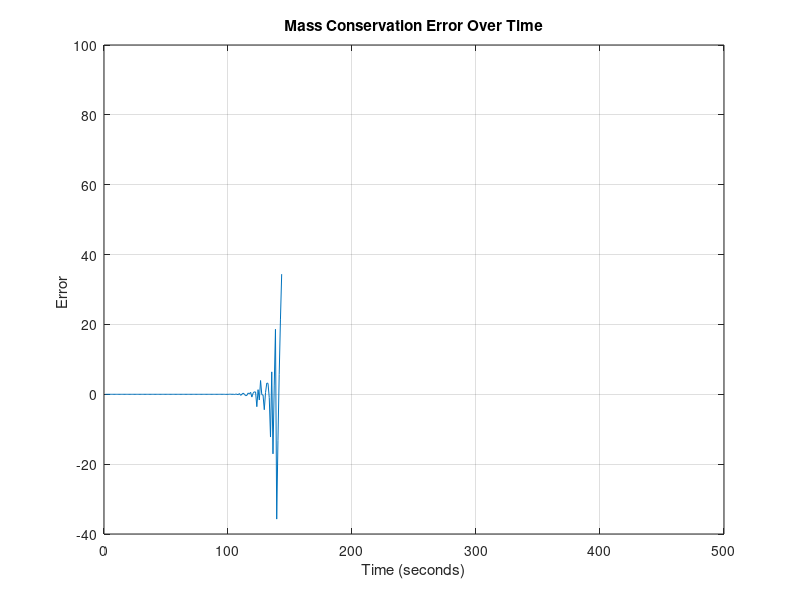
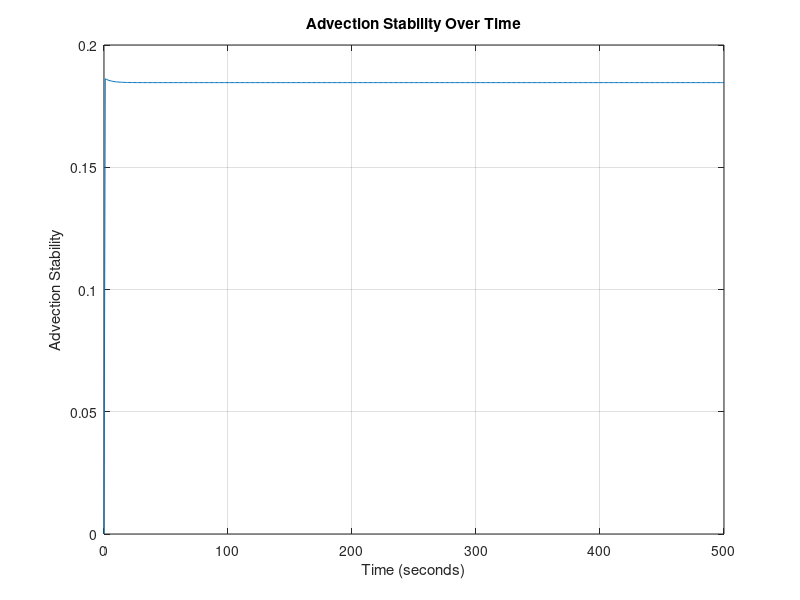
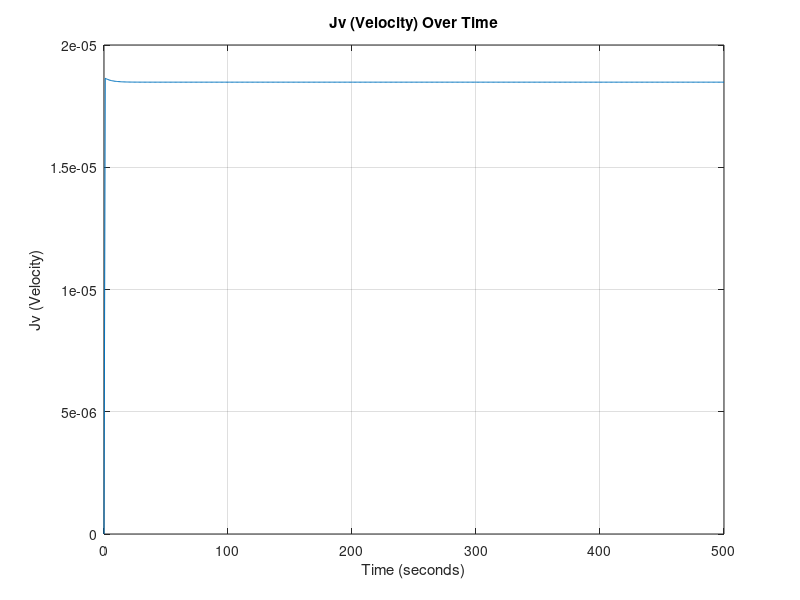
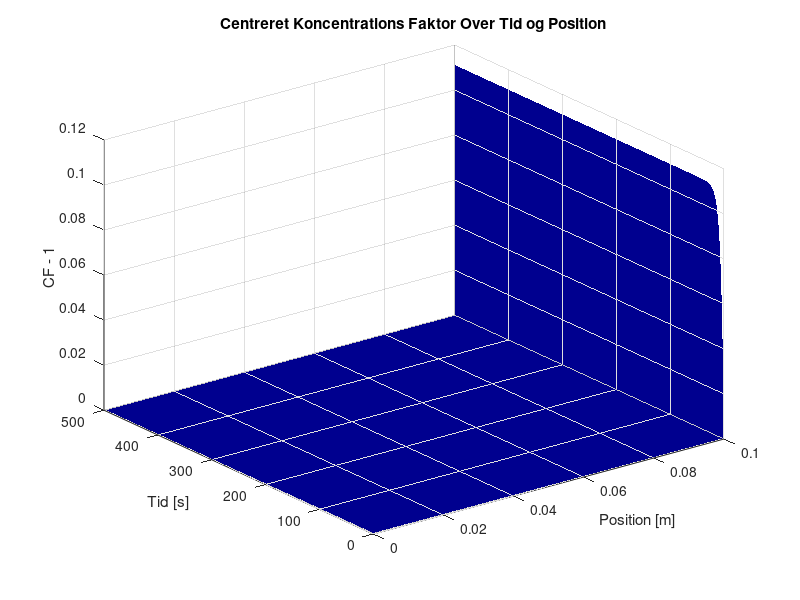

Write the MATLAB code that produced these figures, in order. (Note: this script raises an error after producing the figures.)
%__Gruppe 3-Simulering-3.Sem__
clear
close all
clc
%% Inital Parameters
domain_length = 0.1;   % Domain length (meters)
domain_steps = 1000;    % Number of spatial domain_steps points
dx = domain_length / (domain_steps - 1); % Position discretization

time_length = 500;      % Time length (seconds)
time_steps = 500;       % Number of time steps
dt = time_length / time_steps; % Temporal discretization

% DEFINED VARIABLES
D = 0; % Diffusivity coefficient H2PO4- in water [m^2 s^-1]
feed_conc = 0.1; % Constant solute concentration at the first cell 0.1 molar [H2PO4-]
TMP = 35; %TMP: Transmembrane Pressure [bar]

area = 0.001; % Area of the membrane surface [m^2]
kw = 5.7311*10^(-7); % Initial water permeability m^3 m^-2 bar^-1 s^-1 
sig_m = 0.1; % Rejection of ions 

% PHYSICAL CONSTANTS
R= 8.31415*10^-2; % Gasconstant [L^3 Bar mol^-1 K^-1]
T= 273.15+25; %Temperature [K]

% Create a grid for space and time
x = linspace(0, domain_length, domain_steps);
t = linspace(0, time_length, time_steps);

% Initialize the concentration array AND Initial condition (1D)
C = zeros(domain_steps, time_steps)+0.1; % 0.1 molar [H2PO4] at pH 2.9


%Diffusive Stability
DS = D*dt/dx^2;
fprintf('\n Diffusivity Stability = %f', DS);
if DS>0.5 
   fprintf(2,'\n ERROR: Stabilitetsfejl');
else
    fprintf('\n Stable Diffusion Model !!');
end


%% Time-stepping loop
for j = 2:time_steps
    for i = 1:domain_steps
        LastC = C(domain_steps, j-1);
        C(1, :) = feed_conc; % Set the leftmost boundary to 0.1
        Jv = (kw*(TMP-(1*R*T*(LastC))));  % Volume flux = Jv ,  in terms of osmotic pressure (TMP, R, T, delta_C) and Lv. [m/s]

        % Calculate the second derivative in x direction
        if i == 1 %_Left Cell__
            d2Cdx2 = 0;
            dCdt_advection = 0;

        elseif i == domain_steps %__Membrane Cell___
            % No right neighbor at the last cell and MEMBRANE
            d2Cdx2 = (D * (C(domain_steps - 1, j-1) - C(domain_steps, j-1))) / dx^2;
            dCdt_advection = -Jv * (C(domain_steps, j-1)*(1-sig_m) - C(domain_steps - 1, j-1)) / dx;

        else    %__Normal Cells__
            % Calculate the second derivative normally
            d2Cdx2 = D * (C(i + 1, j-1) - 2 * C(i, j-1) + C(i - 1, j-1)) / dx^2;
            % Apply advection term
            dCdt_advection = -Jv * (C(i, j-1) - C(i-1, j-1)) / dx;
        end
        % Apply the diffusion-advection-(electromigration) equation
        C(i, j) = C(i, j-1) + dt * (d2Cdx2 + dCdt_advection);
        Jv_values2(j) = Jv; % Plot values
        AS(j) = Jv * dt/dx; % Stability plot values
    end
end
%% conservation and error

volprc = dx*area*1000;  % Volume per cell in Liters

Cw = [0,C(domain_steps, :)]; % Making the matrix line up properly and have the right size
Cw(end) = [];

Systemdiff = [0, diff(sum(C*volprc,1))]; % Difference in system concentration per dt

inflow = feed_conc*(Jv_values2)*(dt/dx)*volprc; % In - mol
outflow = Cw.* Jv_values2*(dt/dx)*volprc*(1-sig_m); % Out - mol
infoutdiff = (inflow - outflow);
ERROR = ((Systemdiff - infoutdiff).*Systemdiff.^(-1))*100; % The mass conservation error


%% 2D Plots

% Plot Mass Conservation Error values over time

figure;
plot(t, ERROR);
xlabel('Time (seconds)');
ylabel('Error ');
title('Mass Conservation Error Over Time');
grid on;


% Plot Advection Stability (DS) values over time

figure;
plot(t, AS);
xlabel('Time (seconds)');
ylabel('Advection Stability');
title('Advection Stability Over Time');
grid on;

% Plot Jv values over time
figure;
plot(t, Jv_values2);
xlabel('Time (seconds)');
ylabel('Jv (Velocity)');
title('Jv (Velocity) Over Time');
grid on;


%% 3D Plot

% 3D surface plot - concentration over time and position
[T, X] = meshgrid(t, x);
figure;
h = surf(X, T, (C/feed_conc)-1);
xlabel('Position [m]');
ylabel('Tid [s]');
zlabel('CF - 1');
title('Centreret Koncentrations Faktor Over Tid og Position');
xlim([0, domain_length]);
ylim([0, time_length]);
zlim([0, 0.12]);
set(h,'LineStyle','none')
colormap(jet)
clim([0, 0.12])

%%
save('step2jv', 'Jv_values2')
